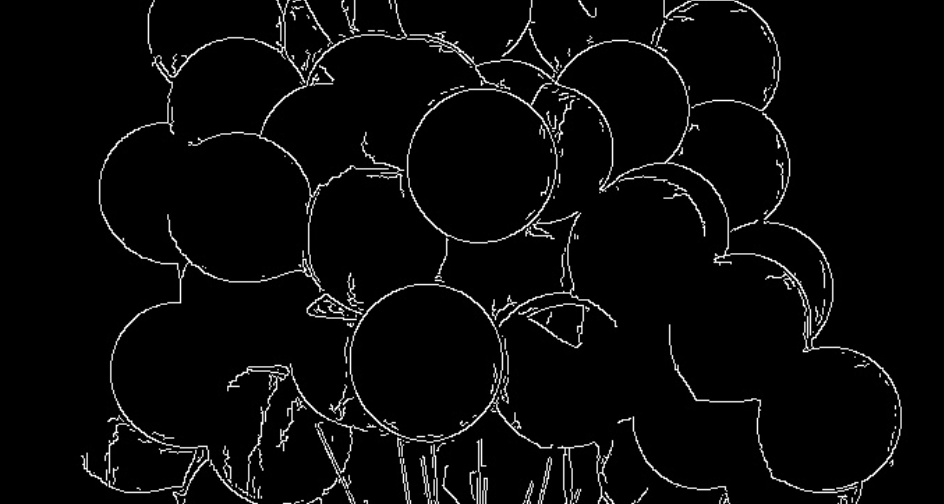
%> input picture matlab/滤波/4.png, 944 x 504 px
$ octave Untitled4.m   (GNU Octave 9; MATLAB toolbox functions it lacks are replaced by stand-ins)
%> lines starting %> are read from the running program, lines starting %| are printed output that depends on the picture; in (x1, y1, x2, y2) boxes, pixels count from 0 and x2, y2 are one past the last pixel; in counts of white or black regions, pixels touching at a corner belong together; the program's own positions count from 1
%读入图片
I=imread('4.png');
%> I is the input picture: size 504x944x3 uint8; min 0, max 255, mean 9.5
img=rgb2gray(I);

%均值滤波
H=ones(3,3)*0.111111;
img=imfilter(img,H,'same')
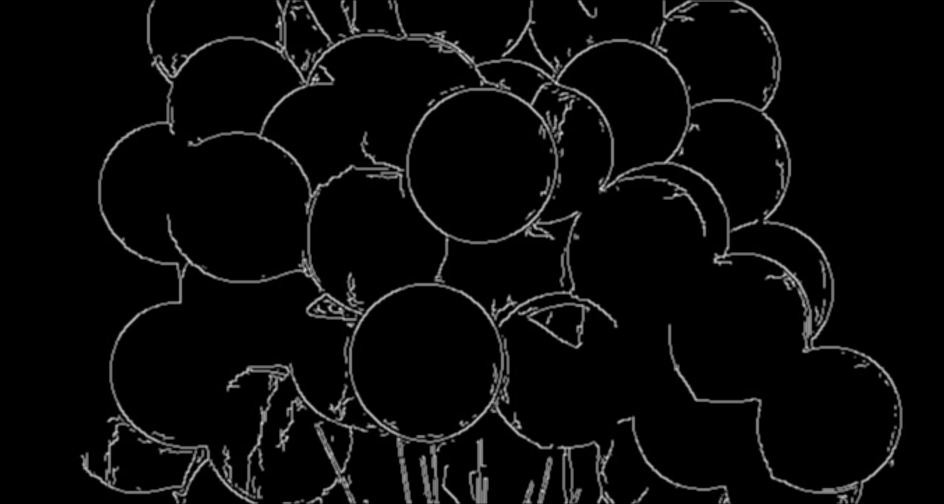
%> img: size 504x944 uint8; min 0, max 206, mean 9.4
figure
imshow(img)
title('Mean-filter')


img1=edge(img,'Prewitt',0.02);
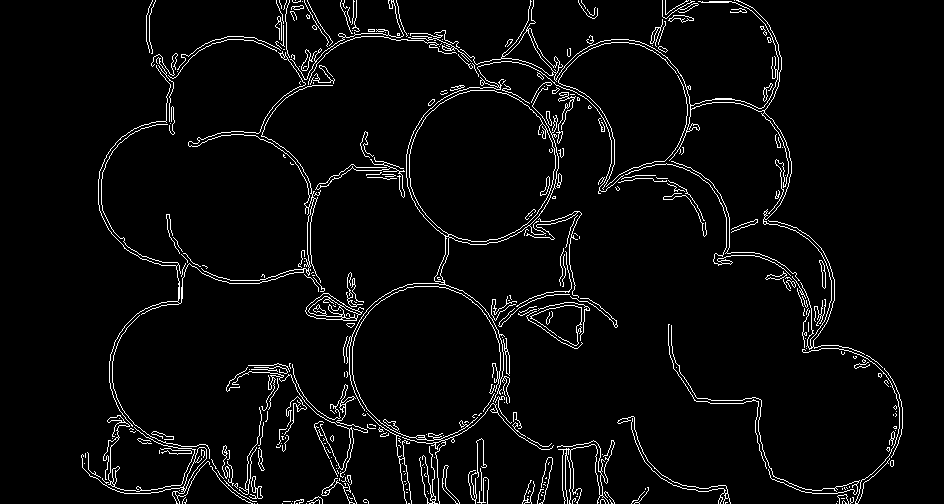
%> img1: size 504x944 logical; 4.2% white in thin lines or dots, all inside (x1, y1, x2, y2) = (81, 0, 903, 504)
figure
imshow(img1);
title('Prewitt');

img2=edge(img,'LOG',0.001);
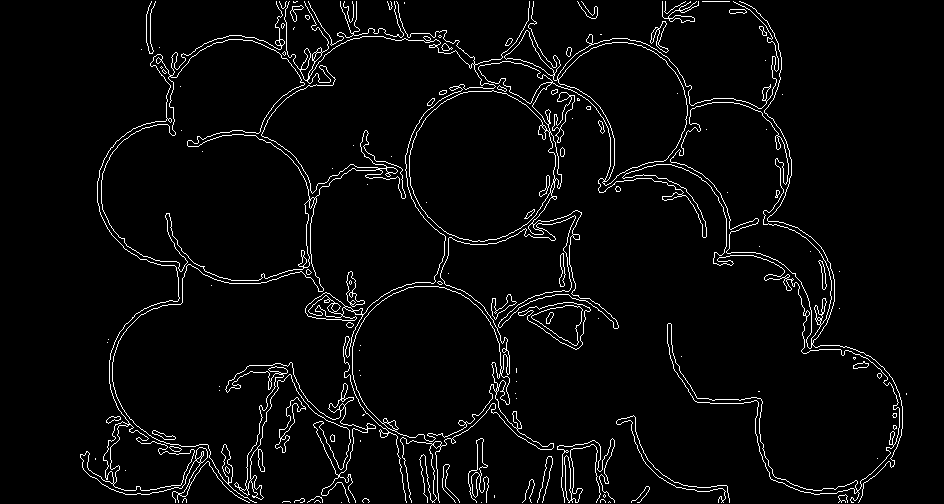
%> img2: size 504x944 logical; 3.9% white in thin lines or dots, all inside (x1, y1, x2, y2) = (80, 1, 907, 503)
figure
imshow(img2);
title('拉普拉斯')

img3=edge(img,'Canny',0.02);
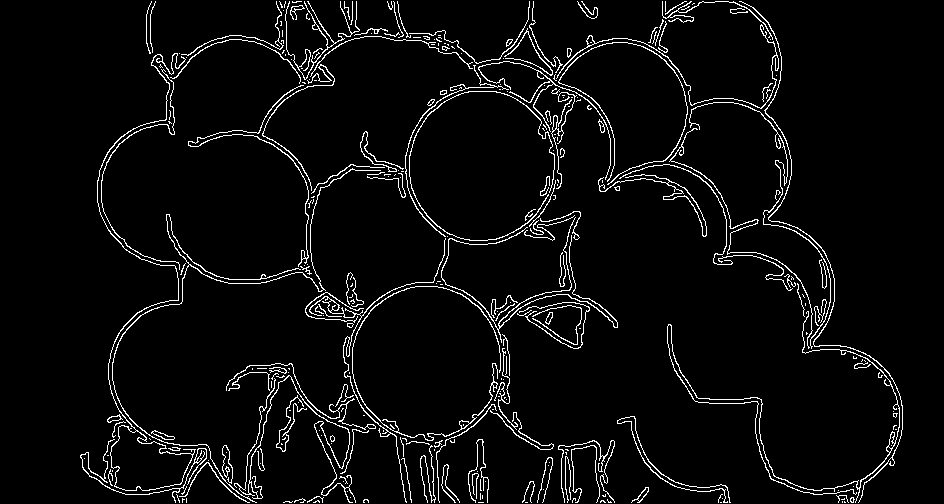
%> img3: size 504x944 logical; 4.6% white in thin lines or dots, all inside (x1, y1, x2, y2) = (80, 1, 903, 503)
figure
imshow(img3);
title('Canny')

img4=edge(img,'Roberts',0.02);
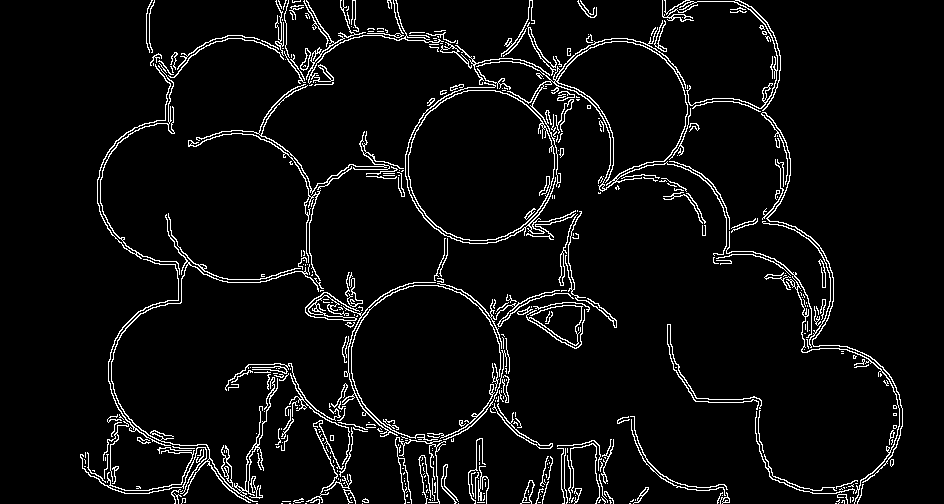
%> img4: size 504x944 logical; 5.4% white in thin lines or dots, all inside (x1, y1, x2, y2) = (80, 0, 903, 504)
figure
imshow(img4);
title('Robert')

img5=edge(img,'Sobel',0.02);
figure
imshow(img5);
title('Sobel')

$ run again, with matlab/滤波/5.png copied over matlab/滤波/4.png
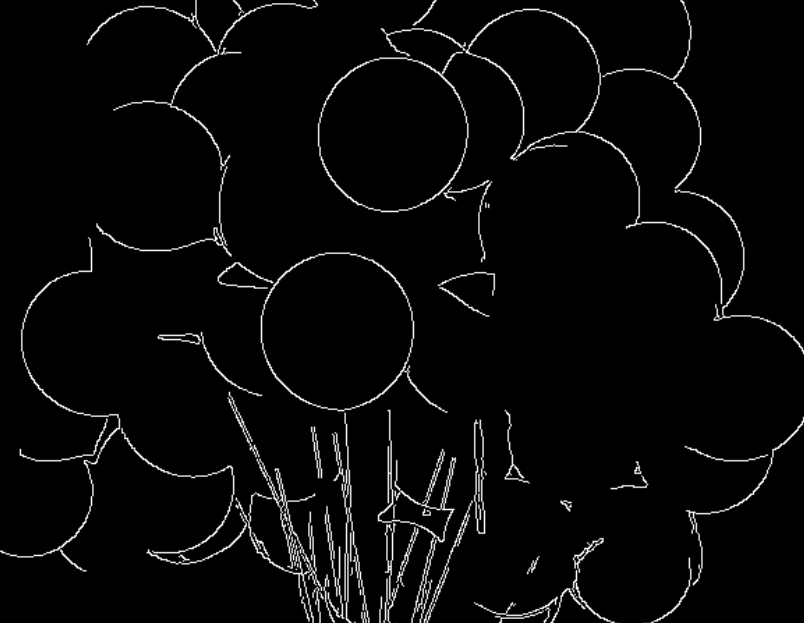
%> input picture matlab/滤波/5.png, 804 x 623 px
%> I is the input picture: size 623x804x3 uint8; min 0, max 255, mean 8
%> `img1=edge(img,'Prewitt',0.02);`:
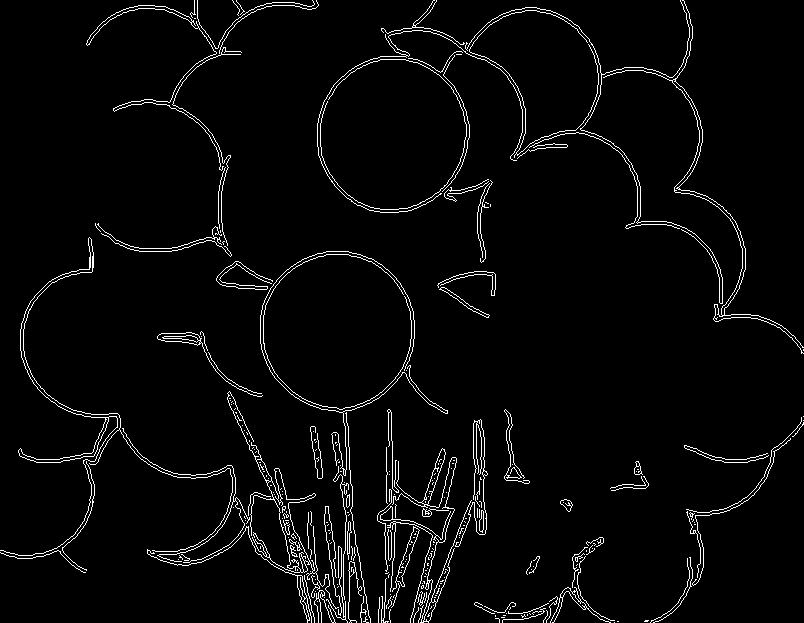
%> img1: size 623x804 logical; 3.4% white in thin lines or dots
%> img2: size 623x804 logical; 3.1% white in thin lines or dots
%> img3: size 623x804 logical; 3.7% white in thin lines or dots
%> `img4=edge(img,'Roberts',0.02);`:
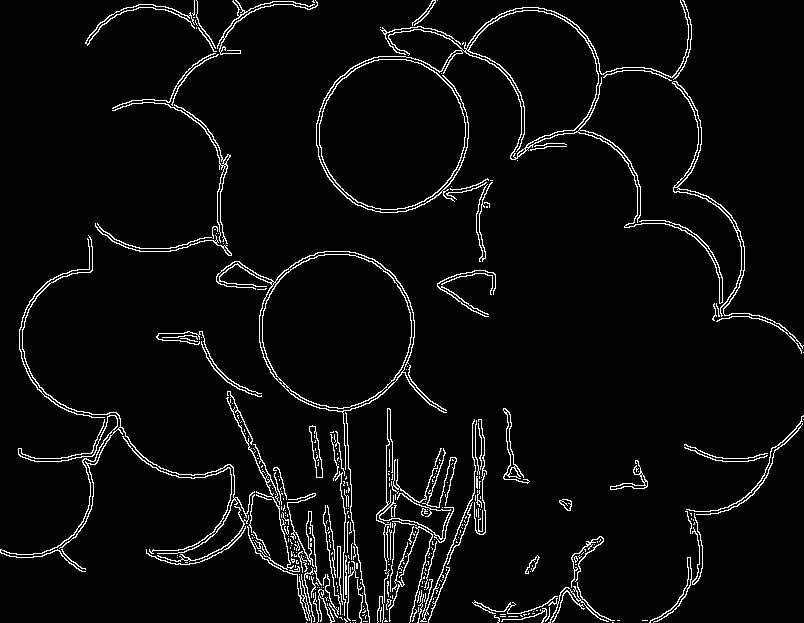
%> img4: size 623x804 logical; 4.4% white in thin lines or dots
%> img5: size 623x804 logical; 3.3% white in thin lines or dots
